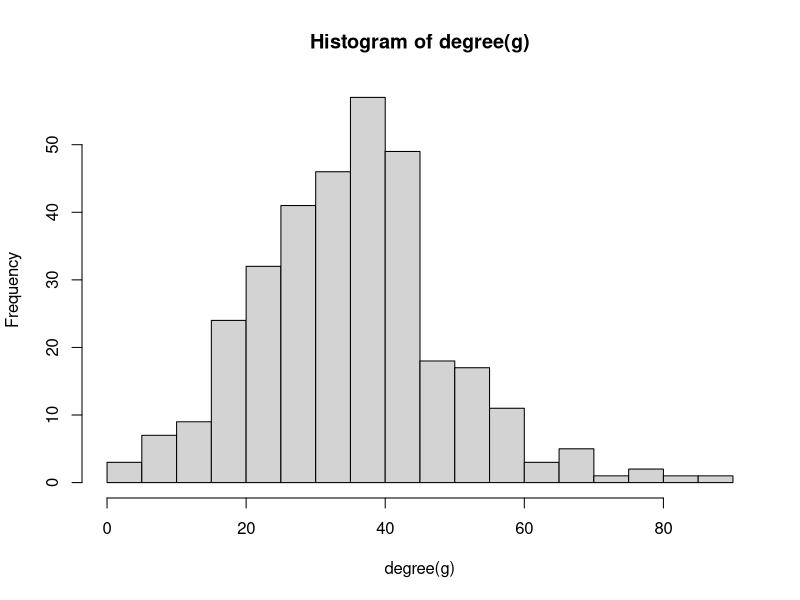

The R script that drew this image: (Note: this script raises an error after producing the figure.)
library(igraph)

data = read.csv("Data_Highschool.txt", sep="\t")

datanocol = data[,c("i", "j")]
dataNoDup = datanocol[!duplicated(datanocol),]

g <- graph_from_data_frame(dataNoDup,directed = FALSE)
N = gorder(g)
ecount(g)
edge_density(g)
mean(degree_distribution(g))

hist(degree(g), breaks = 19)

D = as.numeric(names(sort(degree(g),decreasing=TRUE))) 

assortativity.degree(g)

transitivity(g,type= "local")
#C = order(transitivity(g,type= "local"), decreasing =TRUE)
C = as.numeric(names(sort(cl,decreasing=TRUE))) 

A = as_adj(g, type= "both")

ev <-eigen(A)$values
max(ev)

L <- laplacian_matrix(g)
evL <-eigen(L)$values
sort(evL)[2]

mean_distance(g, directed = FALSE)

diameter(g)


data[data$t ==1,]

tempdata = data[data$t ==1,]




remove(finaldf)
remove(countdf)
finaldf <- data.frame(Mother = integer(), Node = integer(), Time = integer(), stringsAsFactors = FALSE)
countdf <- data.frame(Mother = integer(), Time = integer(), Count = integer(), stringsAsFactors = FALSE)
for (m in 1:4){
remove(inf)
inf <-data.frame( Mother = m, Node =m, Time = 0, stringsAsFactors = FALSE)

count = 0;
for (t in 1:50){
tempdata = data[data$t ==t,]


for (list in inf$Node){
for(j in 1:nrow(tempdata)){
  row = tempdata[j,]
  if(row$i == list){
    if(!row$j %in% inf$Node){
    inf[nrow(inf)+1,]= c(m, row$j, tempdata$t)
    count= count + 1}
  } else if(row$j == list){
    if(!row$i %in% inf$Node){
    inf[nrow(inf)+1,]= c(m, row$i, tempdata$t)
    count = count + 1}
  }

}
}
countdf[nrow(countdf)+1,] = c(m, t , count)
}
finaldf <- rbind(finaldf, inf)
}

stat <-ddply(countdf,~Time,summarise, mean_infection =mean(Count), standev = sd(Count))
plot( stat$Time, stat$mean_infection, type = "n")
lines( stat$Time, stat$mean_infection, type = "l")
  



remove(countdf)
countdf <- data.frame(Mother = integer(), Time = integer(), Count = integer(), stringsAsFactors = FALSE)
for (m in 120:130){
  tic <- Sys.time()
  print(m)
  inf <- m
  a = seq(1, 327,1)
  sus = a[! a %in%  inf]
  countdf[nrow(countdf)+1,] = c(m, 0, 1)
    for ( t in 1:7375){
    inf1 = data$j[(data$i %in% inf) & (data$t == t)]
    inf2 = data$i[(data$j %in% inf) & (data$t == t)]
      inf = unique(append(inf, c(inf1, inf2)))
    sus = sus[! sus %in% inf ]
    
    if(length(inf)==327){
      print("entered")
      countdf[nrow(countdf)+1:(7375-t+1),] =  data.frame(rep(m,length(7375-t)), t:7375, rep(length(inf),length(7375-t)))
      print("done")
      break
    } else {
      countdf[nrow(countdf)+1,] = c(m, t, length(inf))
    }
    }
  toc <- Sys.time()
  print(toc-tic)
  }

thresh = ddply(countdfFinal[countdfFinal$Count>=262,],~Mother,summarise, mean_infection =min(Time))
order(thresh$mean_infection)
  
stat <-ddply(countdf,~Time,summarise, mean_infection =mean(Count), standev = sd(Count))

ggplot(stat, aes(x = Time, y = mean_infection)) +   geom_point(size = 2) +
  geom_errorbar(aes(ymin=mean_infection-standev, ymax=mean_infection+standev), width=.05,
                position=position_dodge(.5))

plot( stat$Time, stat$mean_infection, type = "n")
lines( stat$Time, stat$mean_infection, type = "l")


countdfFinal<- data.frame(Mother = integer(), Time = integer(), Count = integer(), stringsAsFactors = FALSE)

infection <- function(i){
remove(countdf)
countdf <- data.frame(Mother = integer(), Time = integer(), Count = integer(), stringsAsFactors = FALSE)
  tic <- Sys.time()
  print(i)
  inf <- i
  a = seq(1, 327,1)
  sus = a[! a %in%  inf]
  countdf[nrow(countdf)+1,] = c(m, 0, 1)
  for ( t in 1:7375){
    inf1 = data$j[(data$i %in% inf) & (data$t == t)]
    inf2 = data$i[(data$j %in% inf) & (data$t == t)]
    inf = unique(append(inf, c(inf1, inf2)))
    sus = sus[! sus %in% inf ]
    
    if(length(inf)==327){
      print("entered")
      countdf[nrow(countdf)+1:(7375-t+1),] =  data.frame(rep(i,length(7375-t)), t:7375, rep(length(inf),length(7375-t)))
      print("done")
      break
    } else {
      countdf[nrow(countdf)+1,] = c(i, t, length(inf))
    }
  }
  toc <- Sys.time()
  print(toc-tic)
  return(countdf)
}

for (i in 1:327){
  countdf = infection(i)
  countdfFinal = rbind(countdfFinal, countdf)
    
}


r =  order(thresh$mean_infection)
f = seq(0.02,0.5,0.05)

metricD = integer(0)
metricC = integer(0)
metricClose = integer(0)
metricE = integer(0)

for (step in f){
  metricClose[length(metricClose)+1] = (length(intersect(r[1:round(step*N)], close[1:round(step*N)])))/length(r[1:round(step*N)])
  metricE[length(metricE)+1] = (length(intersect(r[1:round(step*N)], E[1:round(step*N)])))/length(r[1:round(step*N)])
  
}

  plot( f, metricE, type = "n")
  lines( f, metricE, type = "l", col = 'blue')
  
    cl=transitivity(g,type= "local")
  names(cl)=names(degree(g))
 
  
##my metric  
c=0  
metricM <-matrix(,nrow = 740, ncol = 327)
for(time in seq(1,7370,10)){
  print(time)
  c=c+1
  for (n in 1:327){
    tempdata = subset(data, t>=time & t < (time+10))
    datanocol = tempdata[,c("i", "j")]
    dataNoDup = datanocol[!duplicated(datanocol),]
    tempg = graph_from_data_frame(dataNoDup,directed = FALSE)
    if(! toString(n) %in% vertex_attr(tempg)$name){
      metricM[c,n] = 0
    }else{
      metricM[c,n] = (lengths(ego(tempg, 2 , toString(n))))/c
    }
  }
}

colSums(metricM[1:2,])
order(colSums(metricM[1:2,]))
